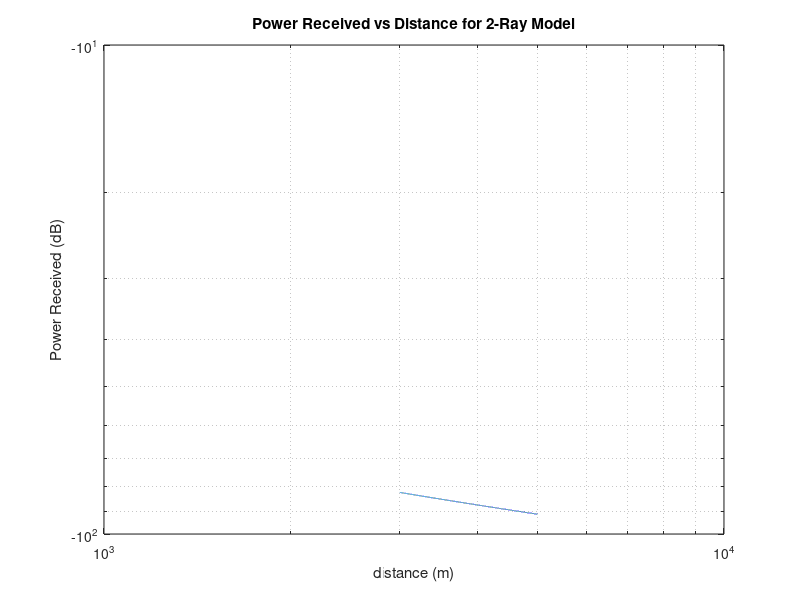
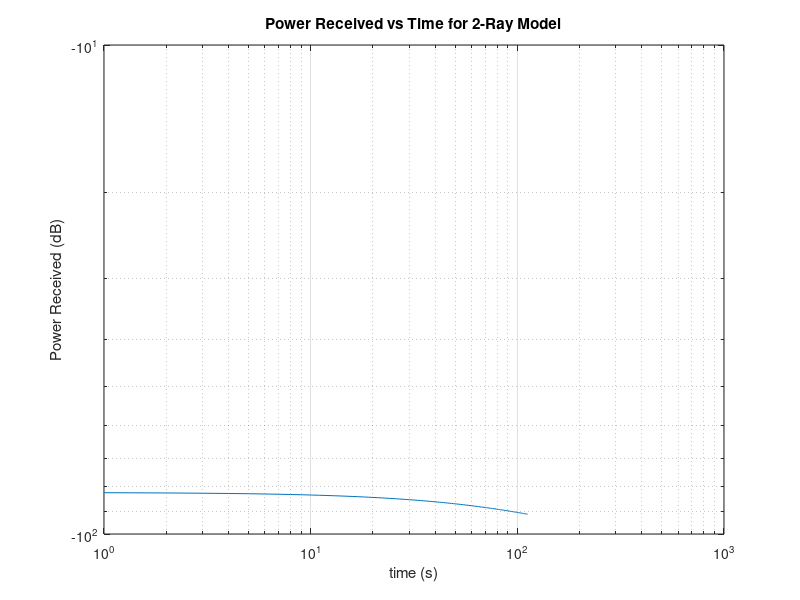

Write the MATLAB code that produced these figures, in order.
clc
close all
clear

%variables and setup
vKmHr = 64.37;
pt = 30;
Gt = 1;
Gr = 8;
f = 1.4e9;
c = 3e8;
lambda = c/f;
dStartKm = 3;
dFinishKm = 5;
pDrop = -85;
ht = 30;
hr = 1.5;

dStart = dStartKm * 1000;
dFinish = dFinishKm * 1000;

v = vKmHr * 1000 / 3600;
tTot = ((dFinishKm - dStartKm) / vKmHr) * 3600;

%p3a
d = linspace(dStart, dFinish, 10000);

PrdW = (pt * Gt * Gr * ht^2 * hr^2) ./ d.^4;
PrddB = 10 * log10(PrdW);
dDropped = nthroot(((pt * Gt * Gr * ht^2 * hr^2) / (10^(pDrop / 10))), 4);
%dDropped = 3520.9m

figure('Name', 'Problem 3a')
loglog(d, PrddB)
grid on
title('Power Received vs Distance for 2-Ray Model')
xlabel('distance (m)')
ylabel('Power Received (dB)')

%p3b
t = 1:tTot + 1;
PrtW = (pt * Gt * Gr * ht^2 * hr^2) ./ (dStart + (v*t)).^4;
PrtdB = 10 * log10(PrtW);
tDropped = (dDropped - 3000) / v;
%tDropped = 29.1346s

figure('Name', 'Problem 3b')
loglog(t, PrtdB)
grid on
title('Power Received vs Time for 2-Ray Model')
xlabel('time (s)')
ylabel('Power Received (dB)')

%p3c
%The freespace/LOS model supports a call for longer. This is because the
%two ray model is based off of having obstacles in the way which cause
%waves reaching the received that destructively interfere with the intended
%transmission signal. The 2-Ray model is a worst case scenario for
%transmission.